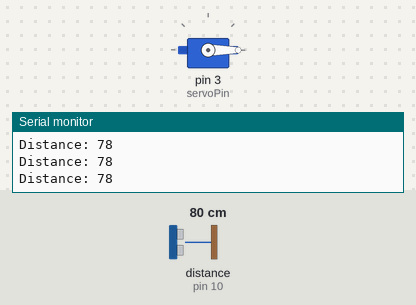
A sketch run on a simulated Arduino Uno, built with avr-gcc and run on an emulated ATmega328P. Shown: servo, the last lines printed to the serial monitor. Wiring (inferred from the names in the program): ultrasonic range finder: trigger pin 12; echo pin 10. The test bench sets the inputs (shaded band); at power-on: distance to the obstacle (sensor on pin 10) 80 cm. The echo pulse lasts 58.3 µs per cm.

Above: at 1.2 s.
1.3 s: distance to the obstacle (sensor on pin 10) set to 2 cm
At 2.5 s:
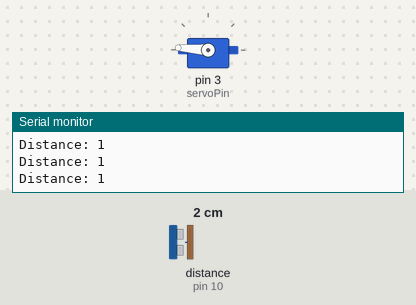
2.8 s: distance to the obstacle (sensor on pin 10) set to 4 cm
At 3.2 s:
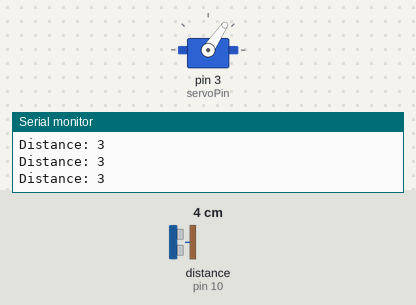
4.3 s: distance to the obstacle (sensor on pin 10) set to 18 cm
At 4.9 s:
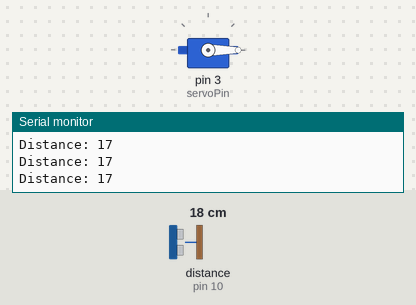
5.9 s: distance to the obstacle (sensor on pin 10) set to 7 cm
At 7.0 s:
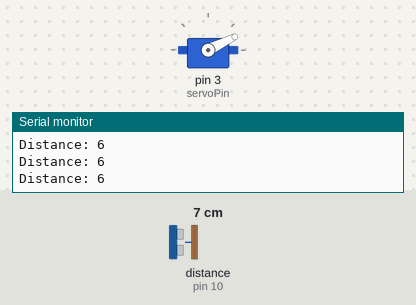
7.4 s: distance to the obstacle (sensor on pin 10) set to 35 cm
At 8.9 s:
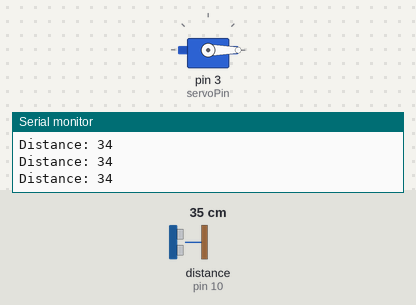
Timing chart, 0 to 9.9 s (numbered marks = the images above; inputs shaded):
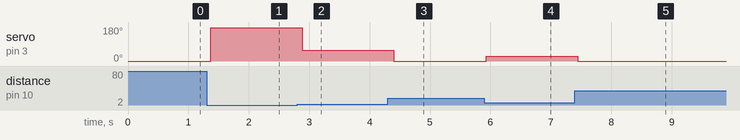

The sketch:

Opdracht_7.ino
```cpp
// Include servo library
#include<Servo.h>
// Define servo
Servo Myservo;

const int echoPin=10;
const int trigPin=12;
const int servoPin=3;
long duration;
int distance;

void setup(){
  Serial.begin(9600);
  pinMode(echoPin, INPUT);
  pinMode(trigPin, OUTPUT);
  Myservo.attach(servoPin);
  Myservo.write(0);
}

void loop()
{
  // Clears the trigPin
  digitalWrite(trigPin, LOW);
  delayMicroseconds(2);
  // Sets the trigPin on HIGH state for 10 micro seconds
  digitalWrite(trigPin, HIGH);
  delayMicroseconds(10);
  digitalWrite(trigPin, LOW);
  // Reads the echoPin, returns the sound wave travel time in microseconds
  duration = pulseIn(echoPin, HIGH);
  // Calculating the distance
  distance = duration * 0.034 / 2;
  // Prints the distance on the Serial Monitor
  Serial.print("Distance: ");
  Serial.println(distance);
  if(distance <= 10)
    Myservo.write(180 / distance - 4);
  else
    Myservo.write(0);
  delay(100);
}
```

Measured:
- after the input at 1.3 s, servo on pin 3 (servoPin): 0° → 176° after 0.07 s
- after the input at 2.8 s, servo on pin 3 (servoPin): 176° → 56° after 0.09 s
- after the input at 4.3 s, servo on pin 3 (servoPin): 56° → 0° after 0.10 s
- after the input at 5.9 s, servo on pin 3 (servoPin): 0° → 26° at once
- after the input at 7.4 s, servo on pin 3 (servoPin): 26° → 0° after 0.05 s
